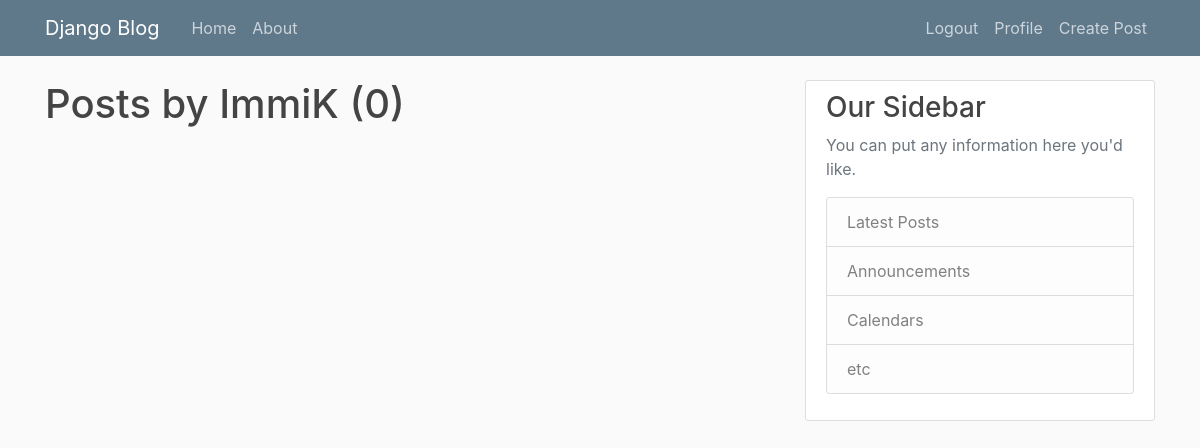
/user/ImmiK/ (signed in), run on an earlier commit of the app's database.
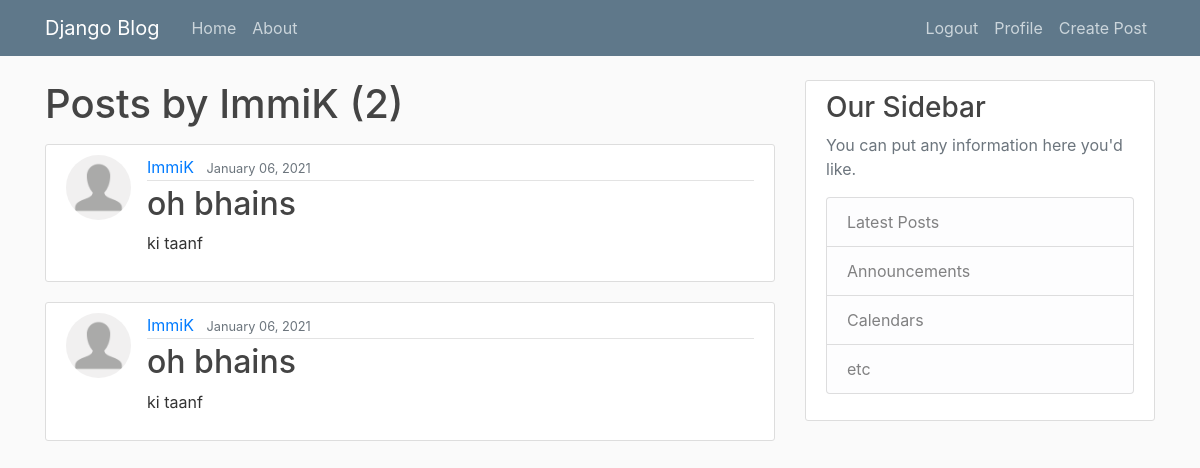
And on a later commit of the database.
### blog/models.py (models this page shows, shortened)
class Post(models.Model):
    title = models.CharField(max_length = 100)
    content = models.TextField()
    date_posted = models.DateTimeField(default = timezone.now)
    author = models.ForeignKey(User, on_delete = models.CASCADE)

### users/models.py (models this page shows, shortened)
class Profile(models.Model):
    user = models.OneToOneField(User, on_delete = models.CASCADE)
    image = models.ImageField(default = 'default.png', upload_to = 'Profile_Pics')
    Intro = models.CharField(max_length = 255, null = False, blank = False)
    age = models.IntegerField(validators=[MinValueValidator(7), MaxValueValidator(100)])

### blog/views.py (the view)
# urls.py: path('user/<str:username>/', UserPostListView.as_view(), name='user-posts')
class UserPostListView(LoginRequiredMixin, ListView):
    model = Post
    template_name = 'blog/user_posts.html' #<app>/<model>_<viewtype>.html
    context_object_name = 'posts'
    paginate_by = 5
    def get_queryset(self):
        user = get_object_or_404(User, username = self.kwargs.get('username'))
        return Post.objects.filter(author = user).order_by('-date_posted')

### blog/templates/blog/user_posts.html (shortened to what this page needs)
{% extends "blog/layout.html" %}
{% block content %}
<h1 class = "mb-3">Posts by {{ view.kwargs.username }} ({{ page_obj.paginator.count }})</h1>
{% for post in posts %}
    <article class="media content-section">
        <img class = "rounded-circle article-img" src = "{{post.author.profile.image.url}}">
        <div class="media-body">
        <div class="article-metadata">
            <a class="mr-2" href="{% url 'user-posts' post.author.username %}">{{ post.author }}</a>
            <small class="text-muted">{{ post.date_posted|date:"F d, Y"}}</small>
        </div>
        <h2><a class="article-title" href="{% url 'post-detail' post.id %}">{{ post.title }}</a></h2>
        <p class="article-content">{{ post.content }}</p>
        </div>
    </article>
{% endfor %}
{% endblock content %}

### blog/templates/blog/layout.html (shortened to what this page needs)
{% load static %}
<!DOCTYPE html>
<html lang="en">
    <head>
    <link rel="stylesheet" href="https://maxcdn.bootstrapcdn.com/bootstrap/4.0.0/css/bootstrap.min.css">
    <link rel="stylesheet" type = "text/css" href = "{% static 'blog/main.css' %}">
    </head>
    <body>
        <header class="site-header">
            <nav class="navbar navbar-expand-md navbar-dark bg-steel fixed-top">
              <div class="container">
                <a class="navbar-brand mr-4" href="{% url 'blog-home' %}">Django Blog</a>
                <div class="collapse navbar-collapse" id="navbarToggle">
                  <div class="navbar-nav mr-auto">
                    <a class="nav-item nav-link" href="{% url 'blog-home' %}">Home</a>
                    <a class="nav-item nav-link" href="{% url 'blog-about' %}">About</a>
                  </div>
                  <div class="navbar-nav">
                    {% if user.is_authenticated %}
                    <a class="nav-item nav-link" href="{% url 'logout' %}">Logout</a>
                    <a class="nav-item nav-link" href="{% url 'profile' %}">Profile</a>
                    <a class="nav-item nav-link" href="{% url 'post-create' %}">Create Post</a>
                    {% endif %}
                  </div>
                </div>
              </div>
            </nav>
          </header>
          <main role="main" class="container">
            <div class="row">
              <div class="col-md-8">
                {% block content %}{% endblock %}
              </div>
              <div class="col-md-4">
                <div class="content-section">
                  <h3>Our Sidebar</h3>
                  <p class='text-muted'>You can put any information here you'd like.
                    <ul class="list-group">
                      <li class="list-group-item list-group-item-light">Latest Posts</li>
                      <li class="list-group-item list-group-item-light">Announcements</li>
                      <li class="list-group-item list-group-item-light">Calendars</li>
                      <li class="list-group-item list-group-item-light">etc</li>
                    </ul>
                  </p>
                </div>
              </div>
            </div>
          </main>
    </body>
</html>

### blog/static/blog/main.css (style rules this page uses)
body { background: #fafafa; color: #333333; margin-top: 5rem; }
h1, h2, h3, h4, h5, h6 { color: #444444; }
ul { margin: 0; }
.bg-steel { background-color: #5f788a; }
.site-header .navbar-nav .nav-link { color: #cbd5db; }
.content-section { background: #ffffff; padding: 10px 20px; border: 1px solid #dddddd; border-radius: 3px; margin-bottom: 20px; }
.article-title { color: #444444; }
.article-content { white-space: pre-line; }
.article-img { height: 65px; width: 65px; margin-right: 16px; }
.article-metadata { padding-bottom: 1px; margin-bottom: 4px; border-bottom: 1px solid #e3e3e3 }

What changed in the data, as far as the page shows it:
added Post: author.profile.image (placeholder picture), author "ImmiK", date_posted "January 06, 2021", title "oh bhains", content "ki taanf"
added Post: author.profile.image (placeholder picture), author "ImmiK", date_posted "January 06, 2021", title "oh bhains", content "ki taanf"
Also different on the page:
{{ page_obj.paginator.count }}: "0" → "2"
